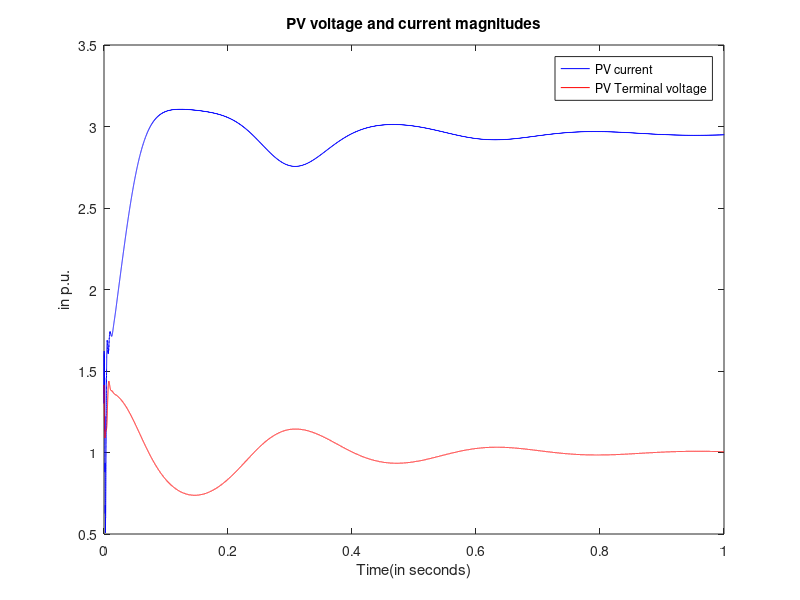
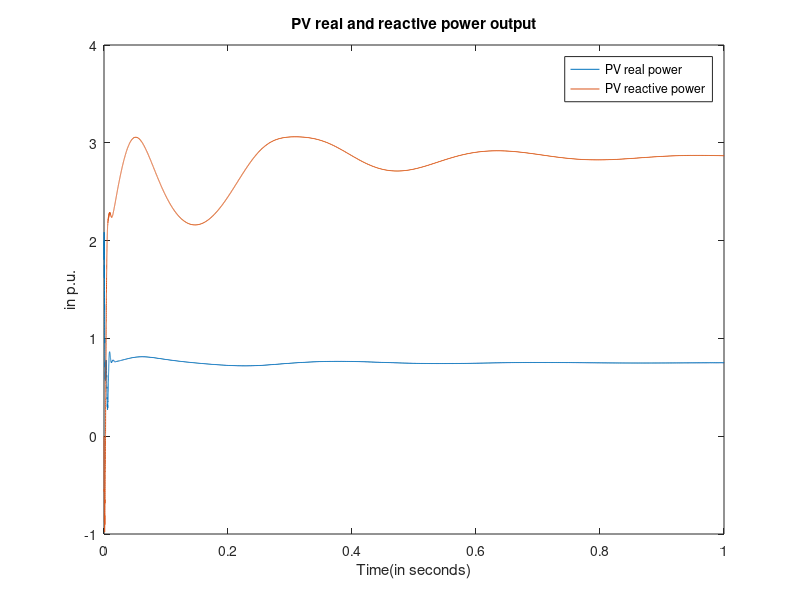

MATLAB code to generate these figures, in order:
function testPVdroopCfdt
Pref = 3/4;
Vref = 1;
Qref = 0.01;
omega0=1;
CTL = 0.01;
RTL = 1e-5;
LTL = 0.1;

Lf = 0.1;
%Cf = 1e-2;
Rf = 0.4;
VdrefArr = [1];% 0.7 1.1];
tArray = [0 1 1.8 2.5];
Kgp = 0.2519;
Kgq = 0.2632;
x0= ones(10,1);
    Vd = 1;%VdrefArr(k);
    tspan = [0 1];
[t,x] = ode45(@(t,x)PVDynamics(t,x,Vd),tspan,x0);

function dx = PVDynamics(t,x,vTLRd)
vTLLd = x(1);
vTLLq = x(2);
iTLMd = x(3);
iTLMq = x(4);
vPVd = x(5);
vPVq = x(6);
iFd = x(7);
iFq = x(8);
Cf = x(9);
CfIn = x(10);
vTLRq = 0;

t
vACd = vTLLd; vACq = vTLLq;

dphidt = omega0;
dCfdt =  0.1*(sqrt(vPVd^2+vPVq^2) - Vref) + 0.01*CfIn;%(Qref + 1.5*(iFd^2+iFq^2)*Lf)/(1.5*(vPVd^2+ vPVq^2));
CfIndt = (sqrt(vPVd^2+vPVq^2) - Vref);
ConvMat = [vPVd vPVq;
            vPVq -vPVd];
%ConvMat = [1 0; 0 -1];
I = ConvMat\[Pref;Qref];%[Pref-(iFd^2+iFq^2)*Rf;Qref-(iFd^2+iFq^2)*Lf];
iRefd = I(1);
iRefq = I(2);

iPVd = iRefd;
iPVq = iRefq;

%diPVddt = dphidt*iPVq + (vPVd - RL*iPVd)/LL;
%diPVqdt = (vPVq - RL*iPVq)/LL - dphidt*iPVd;
dvPVddt = (iPVd - iFd)/Cf + omega0*vPVq;
dvPVqdt = (iPVq - iFq)/Cf - omega0*vPVd;
diFddt = (vPVd - vACd - Rf*iFd)/Lf + omega0*iFq;
diFqdt = (vPVq - vACq - Rf*iFq)/Lf - omega0*iFd;

%newdt = (abs(vACd + 1i*vACq) - Vref);

iInLd = iFd;
iInLq = iFq; 
            dvTLLddt = (iInLd - iTLMd)/CTL + dphidt*vTLLq;
            dvTLLqdt = (iInLq - iTLMq)/CTL - dphidt*vTLLd;
            diTLMddt = dphidt*iTLMq - (vTLRd - vTLLd + RTL*iTLMd)/(LTL);
            diTLMqdt = - dphidt*iTLMd - (vTLRq - vTLLq + RTL*iTLMq)/(LTL);
            
            dx = 377*[dvTLLddt ; dvTLLqdt ; diTLMddt ; diTLMqdt;...
                ...%diPVddt; diPVqdt;...
                dvPVddt;dvPVqdt; diFddt;diFqdt;...
                dCfdt;CfIndt];

end
I = sqrt(x(:,7).^2 + x(:,8).^2);
V = sqrt(x(:,5).^2 + x(:,6).^2);
figure(1)
plot(t,I,'b',t,V,'r');
xlabel('Time(in seconds)');
ylabel('in p.u.');
title('PV voltage and current magnitudes');
legend('PV current', 'PV Terminal voltage');

figure(2);
P = x(:,5).*x(:,7) + x(:,6).*x(:,8);
Q = x(:,6).*x(:,7) - x(:,5).*x(:,8);
plot(t,P,t,Q)
xlabel('Time(in seconds)')
ylabel('in p.u.')
title('PV real and reactive power output');
legend('PV real power', 'PV reactive power');
save('dataPV.mat')
end